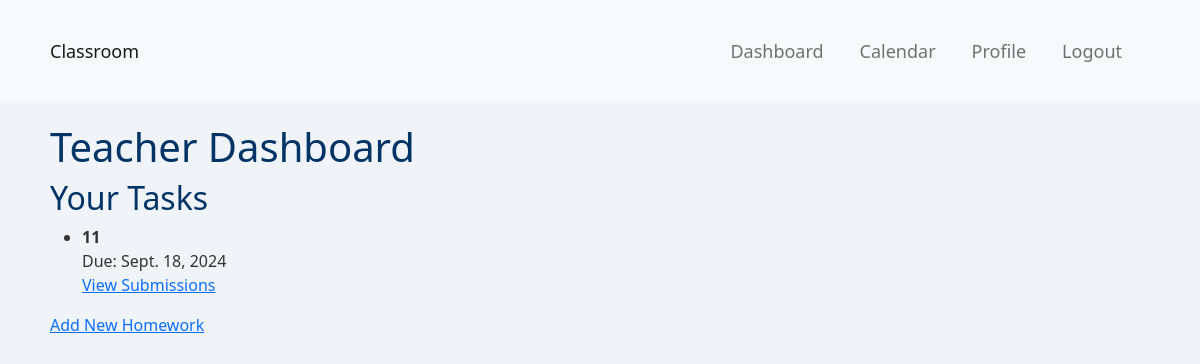
Page /teacher/dashboard/ (signed in) on the earlier database version.
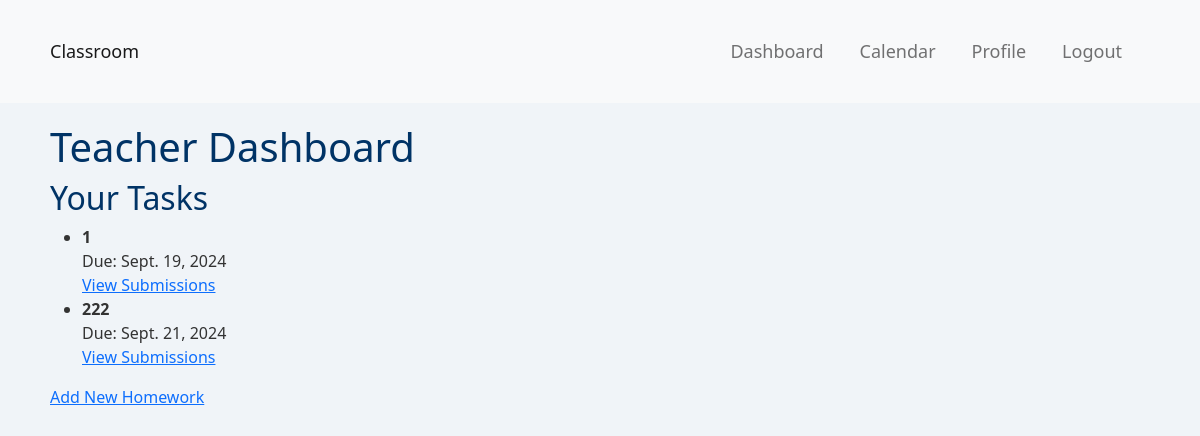
Same page on the later database version.
### polls/models.py (models this page shows, shortened)
class Homework(models.Model):
    title = models.CharField(max_length=200)
    description = models.TextField()
    assigned_date = models.DateField(default=timezone.now)
    due_date = models.DateField()
    file = models.FileField(upload_to='homework_files/', null=True, blank=True)
    teacher = models.ForeignKey(settings.AUTH_USER_MODEL, on_delete=models.CASCADE, related_name='homeworks')
    students = models.ManyToManyField(settings.AUTH_USER_MODEL, related_name='homework_assigned')  # Link to students

### polls/views.py (the view)
# urls.py: path('teacher/dashboard/', polls.views.teacher_dashboard, name='teacher_dashboard'),
@login_required
def teacher_dashboard(request):
    if not request.user.is_teacher:
        return redirect('student_dashboard')  # Redirect students to their dashboard
    homeworks = Homework.objects.filter(teacher=request.user)
    context = {
        'homeworks': homeworks,
    }
    return render(request, 'teacher_dashboard.html', context)

### templates/teacher_dashboard.html (shortened to what this page needs)
{% extends 'base.html' %}
{% block content %}
<h1>Teacher Dashboard</h1>
<h2>Your Tasks</h2>
<ul>
    {% for homework in homeworks %}
    <li>
        <strong>{{ homework.title }}</strong><br>
        Due: {{ homework.due_date }}<br>
        <a href="{% url 'view_submissions' homework.id %}">View Submissions</a>
    </li>
    {% endfor %}
</ul>
<a href="{% url 'add_homework' %}">Add New Homework</a>
{% endblock %}

Differences in the rows shown:
removed Homework: title "11", due_date "Sept. 18, 2024"
added Homework: title "1", due_date "Sept. 19, 2024"
added Homework: title "222", due_date "Sept. 21, 2024"
